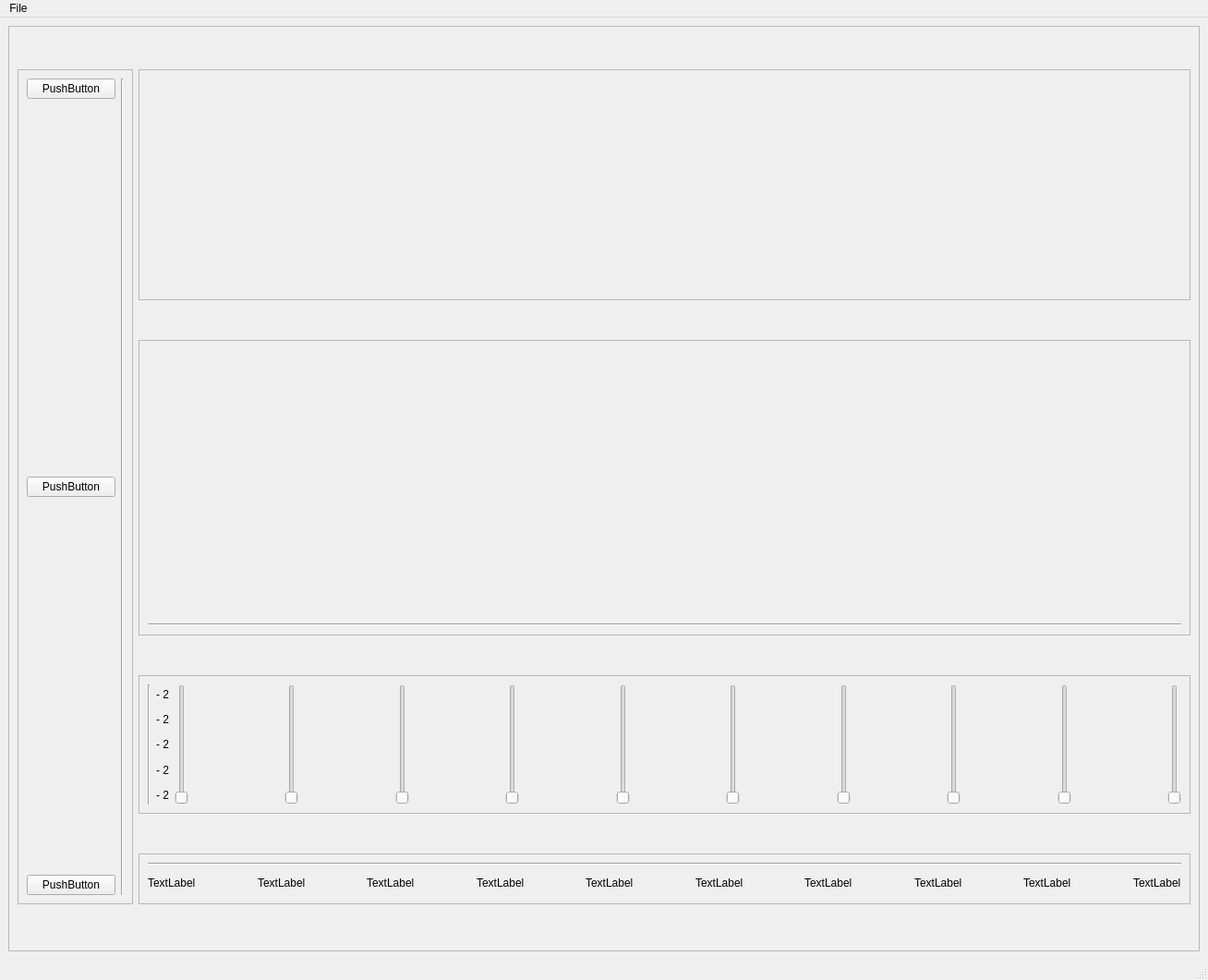
<?xml version="1.0" encoding="UTF-8"?>
<ui version="4.0">
 <class>MainWindow</class>
 <widget class="QMainWindow" name="MainWindow">
  <property name="geometry">
   <rect>
    <x>0</x>
    <y>0</y>
    <width>1308</width>
    <height>1061</height>
   </rect>
  </property>
  <property name="windowTitle">
   <string>MainWindow</string>
  </property>
  <widget class="QWidget" name="centralwidget">
   <layout class="QGridLayout" name="gridLayout_7">
    <item row="0" column="0">
     <widget class="QFrame" name="frame_2">
      <property name="frameShape">
       <enum>QFrame::StyledPanel</enum>
      </property>
      <property name="frameShadow">
       <enum>QFrame::Raised</enum>
      </property>
      <layout class="QGridLayout" name="gridLayout_6">
       <item row="3" column="1">
        <widget class="QFrame" name="frame_6">
         <property name="maximumSize">
          <size>
           <width>10000</width>
           <height>55</height>
          </size>
         </property>
         <property name="frameShape">
          <enum>QFrame::StyledPanel</enum>
         </property>
         <property name="frameShadow">
          <enum>QFrame::Raised</enum>
         </property>
         <layout class="QGridLayout" name="gridLayout_8">
          <item row="0" column="0">
           <layout class="QVBoxLayout" name="verticalLayout_5">
            <item>
             <widget class="Line" name="line_2">
              <property name="orientation">
               <enum>Qt::Horizontal</enum>
              </property>
             </widget>
            </item>
            <item>
             <layout class="QHBoxLayout" name="horizontalLayout_2">
              <item>
               <widget class="QLabel" name="label">
                <property name="text">
                 <string>TextLabel</string>
                </property>
               </widget>
              </item>
              <item>
               <spacer name="horizontalSpacer_17">
                <property name="orientation">
                 <enum>Qt::Horizontal</enum>
                </property>
                <property name="sizeHint" stdset="0">
                 <size>
                  <width>48</width>
                  <height>20</height>
                 </size>
                </property>
               </spacer>
              </item>
              <item>
               <widget class="QLabel" name="label_2">
                <property name="text">
                 <string>TextLabel</string>
                </property>
               </widget>
              </item>
              <item>
               <spacer name="horizontalSpacer_18">
                <property name="orientation">
                 <enum>Qt::Horizontal</enum>
                </property>
                <property name="sizeHint" stdset="0">
                 <size>
                  <width>48</width>
                  <height>20</height>
                 </size>
                </property>
               </spacer>
              </item>
              <item>
               <widget class="QLabel" name="label_3">
                <property name="text">
                 <string>TextLabel</string>
                </property>
               </widget>
              </item>
              <item>
               <spacer name="horizontalSpacer_19">
                <property name="orientation">
                 <enum>Qt::Horizontal</enum>
                </property>
                <property name="sizeHint" stdset="0">
                 <size>
                  <width>48</width>
                  <height>20</height>
                 </size>
                </property>
               </spacer>
              </item>
              <item>
               <widget class="QLabel" name="label_4">
                <property name="text">
                 <string>TextLabel</string>
                </property>
               </widget>
              </item>
              <item>
               <spacer name="horizontalSpacer_20">
                <property name="orientation">
                 <enum>Qt::Horizontal</enum>
                </property>
                <property name="sizeHint" stdset="0">
                 <size>
                  <width>48</width>
                  <height>20</height>
                 </size>
                </property>
               </spacer>
              </item>
              <item>
               <widget class="QLabel" name="label_5">
                <property name="text">
                 <string>TextLabel</string>
                </property>
               </widget>
              </item>
              <item>
               <spacer name="horizontalSpacer_21">
                <property name="orientation">
                 <enum>Qt::Horizontal</enum>
                </property>
                <property name="sizeHint" stdset="0">
                 <size>
                  <width>48</width>
                  <height>20</height>
                 </size>
                </property>
               </spacer>
              </item>
              <item>
               <widget class="QLabel" name="label_6">
                <property name="text">
                 <string>TextLabel</string>
                </property>
               </widget>
              </item>
              <item>
               <spacer name="horizontalSpacer_22">
                <property name="orientation">
                 <enum>Qt::Horizontal</enum>
                </property>
                <property name="sizeHint" stdset="0">
                 <size>
                  <width>58</width>
                  <height>20</height>
                 </size>
                </property>
               </spacer>
              </item>
              <item>
               <widget class="QLabel" name="label_7">
                <property name="text">
                 <string>TextLabel</string>
                </property>
               </widget>
              </item>
              <item>
               <spacer name="horizontalSpacer_23">
                <property name="orientation">
                 <enum>Qt::Horizontal</enum>
                </property>
                <property name="sizeHint" stdset="0">
                 <size>
                  <width>48</width>
                  <height>20</height>
                 </size>
                </property>
               </spacer>
              </item>
              <item>
               <widget class="QLabel" name="label_8">
                <property name="text">
                 <string>TextLabel</string>
                </property>
               </widget>
              </item>
              <item>
               <spacer name="horizontalSpacer_24">
                <property name="orientation">
                 <enum>Qt::Horizontal</enum>
                </property>
                <property name="sizeHint" stdset="0">
                 <size>
                  <width>58</width>
                  <height>20</height>
                 </size>
                </property>
               </spacer>
              </item>
              <item>
               <widget class="QLabel" name="label_10">
                <property name="text">
                 <string>TextLabel</string>
                </property>
               </widget>
              </item>
              <item>
               <spacer name="horizontalSpacer_26">
                <property name="orientation">
                 <enum>Qt::Horizontal</enum>
                </property>
                <property name="sizeHint" stdset="0">
                 <size>
                  <width>38</width>
                  <height>20</height>
                 </size>
                </property>
               </spacer>
              </item>
              <item>
               <widget class="QLabel" name="label_9">
                <property name="text">
                 <string>TextLabel</string>
                </property>
               </widget>
              </item>
             </layout>
            </item>
           </layout>
          </item>
         </layout>
        </widget>
       </item>
       <item row="1" column="1">
        <widget class="QFrame" name="frame_4">
         <property name="maximumSize">
          <size>
           <width>100000</width>
           <height>320</height>
          </size>
         </property>
         <property name="frameShape">
          <enum>QFrame::StyledPanel</enum>
         </property>
         <property name="frameShadow">
          <enum>QFrame::Raised</enum>
         </property>
         <layout class="QGridLayout" name="gridLayout_4">
          <item row="0" column="0">
           <layout class="QVBoxLayout" name="verticalLayout_3">
            <item>
             <widget class="PlotWidget" name="input_fourier_plot" native="true">
              <property name="minimumSize">
               <size>
                <width>0</width>
                <height>140</height>
               </size>
              </property>
             </widget>
            </item>
            <item>
             <spacer name="verticalSpacer_3">
              <property name="orientation">
               <enum>Qt::Vertical</enum>
              </property>
              <property name="sizeHint" stdset="0">
               <size>
                <width>20</width>
                <height>18</height>
               </size>
              </property>
             </spacer>
            </item>
            <item>
             <widget class="PlotWidget" name="output_fourier_plot" native="true">
              <property name="minimumSize">
               <size>
                <width>0</width>
                <height>140</height>
               </size>
              </property>
             </widget>
            </item>
            <item>
             <widget class="Line" name="line_3">
              <property name="orientation">
               <enum>Qt::Horizontal</enum>
              </property>
             </widget>
            </item>
           </layout>
          </item>
         </layout>
        </widget>
       </item>
       <item row="0" column="1">
        <widget class="QFrame" name="frame_3">
         <property name="maximumSize">
          <size>
           <width>100000</width>
           <height>250</height>
          </size>
         </property>
         <property name="frameShape">
          <enum>QFrame::StyledPanel</enum>
         </property>
         <property name="frameShadow">
          <enum>QFrame::Raised</enum>
         </property>
         <layout class="QGridLayout" name="gridLayout_2">
          <item row="0" column="0">
           <layout class="QHBoxLayout" name="horizontalLayout_5">
            <item>
             <widget class="PlotWidget" name="input_time_plot" native="true">
              <property name="minimumSize">
               <size>
                <width>475</width>
                <height>0</height>
               </size>
              </property>
              <property name="maximumSize">
               <size>
                <width>10000</width>
                <height>16777215</height>
               </size>
              </property>
             </widget>
            </item>
            <item>
             <spacer name="horizontalSpacer">
              <property name="orientation">
               <enum>Qt::Horizontal</enum>
              </property>
              <property name="sizeType">
               <enum>QSizePolicy::Ignored</enum>
              </property>
              <property name="sizeHint" stdset="0">
               <size>
                <width>78</width>
                <height>20</height>
               </size>
              </property>
             </spacer>
            </item>
            <item>
             <widget class="PlotWidget" name="output_time_plot" native="true">
              <property name="minimumSize">
               <size>
                <width>475</width>
                <height>0</height>
               </size>
              </property>
              <property name="maximumSize">
               <size>
                <width>10000</width>
                <height>16777215</height>
               </size>
              </property>
             </widget>
            </item>
           </layout>
          </item>
         </layout>
        </widget>
       </item>
       <item row="0" column="0" rowspan="4">
        <widget class="QFrame" name="frame">
         <property name="minimumSize">
          <size>
           <width>125</width>
           <height>0</height>
          </size>
         </property>
         <property name="maximumSize">
          <size>
           <width>125</width>
           <height>16777215</height>
          </size>
         </property>
         <property name="frameShape">
          <enum>QFrame::StyledPanel</enum>
         </property>
         <property name="frameShadow">
          <enum>QFrame::Raised</enum>
         </property>
         <layout class="QGridLayout" name="gridLayout">
          <item row="0" column="0">
           <layout class="QHBoxLayout" name="horizontalLayout_4">
            <item>
             <layout class="QVBoxLayout" name="verticalLayout_2">
              <item>
               <widget class="QPushButton" name="option1">
                <property name="text">
                 <string>PushButton</string>
                </property>
               </widget>
              </item>
              <item>
               <spacer name="verticalSpacer">
                <property name="orientation">
                 <enum>Qt::Vertical</enum>
                </property>
                <property name="sizeHint" stdset="0">
                 <size>
                  <width>20</width>
                  <height>40</height>
                 </size>
                </property>
               </spacer>
              </item>
              <item>
               <widget class="QPushButton" name="option2">
                <property name="text">
                 <string>PushButton</string>
                </property>
               </widget>
              </item>
              <item>
               <spacer name="verticalSpacer_2">
                <property name="orientation">
                 <enum>Qt::Vertical</enum>
                </property>
                <property name="sizeHint" stdset="0">
                 <size>
                  <width>20</width>
                  <height>58</height>
                 </size>
                </property>
               </spacer>
              </item>
              <item>
               <widget class="QPushButton" name="option3">
                <property name="text">
                 <string>PushButton</string>
                </property>
               </widget>
              </item>
             </layout>
            </item>
            <item>
             <widget class="Line" name="line_4">
              <property name="orientation">
               <enum>Qt::Vertical</enum>
              </property>
             </widget>
            </item>
           </layout>
          </item>
         </layout>
        </widget>
       </item>
       <item row="2" column="1">
        <widget class="QFrame" name="frame_5">
         <property name="maximumSize">
          <size>
           <width>10000</width>
           <height>150</height>
          </size>
         </property>
         <property name="frameShape">
          <enum>QFrame::StyledPanel</enum>
         </property>
         <property name="frameShadow">
          <enum>QFrame::Raised</enum>
         </property>
         <layout class="QGridLayout" name="gridLayout_5">
          <item row="0" column="0">
           <layout class="QHBoxLayout" name="horizontalLayout_3">
            <item>
             <layout class="QHBoxLayout" name="horizontalLayout">
              <item>
               <widget class="Line" name="line">
                <property name="orientation">
                 <enum>Qt::Vertical</enum>
                </property>
               </widget>
              </item>
              <item>
               <layout class="QVBoxLayout" name="verticalLayout_4">
                <item>
                 <widget class="QLabel" name="label_11">
                  <property name="text">
                   <string>- 2</string>
                  </property>
                 </widget>
                </item>
                <item>
                 <widget class="QLabel" name="label_12">
                  <property name="text">
                   <string>- 2</string>
                  </property>
                 </widget>
                </item>
                <item>
                 <widget class="QLabel" name="label_13">
                  <property name="text">
                   <string>- 2</string>
                  </property>
                 </widget>
                </item>
                <item>
                 <widget class="QLabel" name="label_14">
                  <property name="text">
                   <string>- 2</string>
                  </property>
                 </widget>
                </item>
                <item>
                 <widget class="QLabel" name="label_15">
                  <property name="text">
                   <string>- 2</string>
                  </property>
                 </widget>
                </item>
               </layout>
              </item>
             </layout>
            </item>
            <item>
             <widget class="QSlider" name="slide1">
              <property name="maximumSize">
               <size>
                <width>16777215</width>
                <height>150</height>
               </size>
              </property>
              <property name="orientation">
               <enum>Qt::Vertical</enum>
              </property>
             </widget>
            </item>
            <item>
             <spacer name="horizontalSpacer_8">
              <property name="orientation">
               <enum>Qt::Horizontal</enum>
              </property>
              <property name="sizeHint" stdset="0">
               <size>
                <width>78</width>
                <height>20</height>
               </size>
              </property>
             </spacer>
            </item>
            <item>
             <widget class="QSlider" name="slider2">
              <property name="maximumSize">
               <size>
                <width>16777215</width>
                <height>150</height>
               </size>
              </property>
              <property name="orientation">
               <enum>Qt::Vertical</enum>
              </property>
             </widget>
            </item>
            <item>
             <spacer name="horizontalSpacer_9">
              <property name="orientation">
               <enum>Qt::Horizontal</enum>
              </property>
              <property name="sizeHint" stdset="0">
               <size>
                <width>78</width>
                <height>20</height>
               </size>
              </property>
             </spacer>
            </item>
            <item>
             <widget class="QSlider" name="slider3">
              <property name="maximumSize">
               <size>
                <width>16777215</width>
                <height>150</height>
               </size>
              </property>
              <property name="orientation">
               <enum>Qt::Vertical</enum>
              </property>
             </widget>
            </item>
            <item>
             <spacer name="horizontalSpacer_10">
              <property name="orientation">
               <enum>Qt::Horizontal</enum>
              </property>
              <property name="sizeHint" stdset="0">
               <size>
                <width>78</width>
                <height>20</height>
               </size>
              </property>
             </spacer>
            </item>
            <item>
             <widget class="QSlider" name="slider4">
              <property name="maximumSize">
               <size>
                <width>16777215</width>
                <height>150</height>
               </size>
              </property>
              <property name="orientation">
               <enum>Qt::Vertical</enum>
              </property>
             </widget>
            </item>
            <item>
             <spacer name="horizontalSpacer_11">
              <property name="orientation">
               <enum>Qt::Horizontal</enum>
              </property>
              <property name="sizeHint" stdset="0">
               <size>
                <width>78</width>
                <height>20</height>
               </size>
              </property>
             </spacer>
            </item>
            <item>
             <widget class="QSlider" name="slider5">
              <property name="maximumSize">
               <size>
                <width>16777215</width>
                <height>150</height>
               </size>
              </property>
              <property name="orientation">
               <enum>Qt::Vertical</enum>
              </property>
             </widget>
            </item>
            <item>
             <spacer name="horizontalSpacer_12">
              <property name="orientation">
               <enum>Qt::Horizontal</enum>
              </property>
              <property name="sizeHint" stdset="0">
               <size>
                <width>78</width>
                <height>20</height>
               </size>
              </property>
             </spacer>
            </item>
            <item>
             <widget class="QSlider" name="slider6">
              <property name="maximumSize">
               <size>
                <width>16777215</width>
                <height>150</height>
               </size>
              </property>
              <property name="orientation">
               <enum>Qt::Vertical</enum>
              </property>
             </widget>
            </item>
            <item>
             <spacer name="horizontalSpacer_13">
              <property name="orientation">
               <enum>Qt::Horizontal</enum>
              </property>
              <property name="sizeHint" stdset="0">
               <size>
                <width>78</width>
                <height>20</height>
               </size>
              </property>
             </spacer>
            </item>
            <item>
             <widget class="QSlider" name="slider7">
              <property name="maximumSize">
               <size>
                <width>16777215</width>
                <height>150</height>
               </size>
              </property>
              <property name="orientation">
               <enum>Qt::Vertical</enum>
              </property>
             </widget>
            </item>
            <item>
             <spacer name="horizontalSpacer_14">
              <property name="orientation">
               <enum>Qt::Horizontal</enum>
              </property>
              <property name="sizeHint" stdset="0">
               <size>
                <width>78</width>
                <height>20</height>
               </size>
              </property>
             </spacer>
            </item>
            <item>
             <widget class="QSlider" name="slider8">
              <property name="maximumSize">
               <size>
                <width>16777215</width>
                <height>150</height>
               </size>
              </property>
              <property name="orientation">
               <enum>Qt::Vertical</enum>
              </property>
             </widget>
            </item>
            <item>
             <spacer name="horizontalSpacer_15">
              <property name="orientation">
               <enum>Qt::Horizontal</enum>
              </property>
              <property name="sizeHint" stdset="0">
               <size>
                <width>78</width>
                <height>20</height>
               </size>
              </property>
             </spacer>
            </item>
            <item>
             <widget class="QSlider" name="slider9">
              <property name="maximumSize">
               <size>
                <width>16777215</width>
                <height>150</height>
               </size>
              </property>
              <property name="orientation">
               <enum>Qt::Vertical</enum>
              </property>
             </widget>
            </item>
            <item>
             <spacer name="horizontalSpacer_16">
              <property name="orientation">
               <enum>Qt::Horizontal</enum>
              </property>
              <property name="sizeHint" stdset="0">
               <size>
                <width>78</width>
                <height>20</height>
               </size>
              </property>
             </spacer>
            </item>
            <item>
             <widget class="QSlider" name="slider10">
              <property name="maximumSize">
               <size>
                <width>16777215</width>
                <height>150</height>
               </size>
              </property>
              <property name="orientation">
               <enum>Qt::Vertical</enum>
              </property>
             </widget>
            </item>
           </layout>
          </item>
         </layout>
        </widget>
       </item>
      </layout>
     </widget>
    </item>
   </layout>
  </widget>
  <widget class="QMenuBar" name="menubar">
   <property name="geometry">
    <rect>
     <x>0</x>
     <y>0</y>
     <width>1308</width>
     <height>26</height>
    </rect>
   </property>
   <widget class="QMenu" name="menuFile">
    <property name="title">
     <string>File</string>
    </property>
    <addaction name="Open"/>
    <addaction name="Save"/>
   </widget>
   <addaction name="menuFile"/>
  </widget>
  <widget class="QStatusBar" name="statusbar"/>
  <action name="Open">
   <property name="text">
    <string>Open</string>
   </property>
   <property name="statusTip">
    <string>open file</string>
   </property>
   <property name="shortcut">
    <string>Ctrl+O</string>
   </property>
  </action>
  <action name="Save">
   <property name="text">
    <string>Save</string>
   </property>
   <property name="statusTip">
    <string>save file</string>
   </property>
   <property name="shortcut">
    <string>Ctrl+S</string>
   </property>
  </action>
 </widget>
 <customwidgets>
  <customwidget>
   <class>PlotWidget</class>
   <extends>QWidget</extends>
   <header>pyqtgraph</header>
   <container>1</container>
  </customwidget>
 </customwidgets>
 <resources/>
 <connections/>
</ui>
